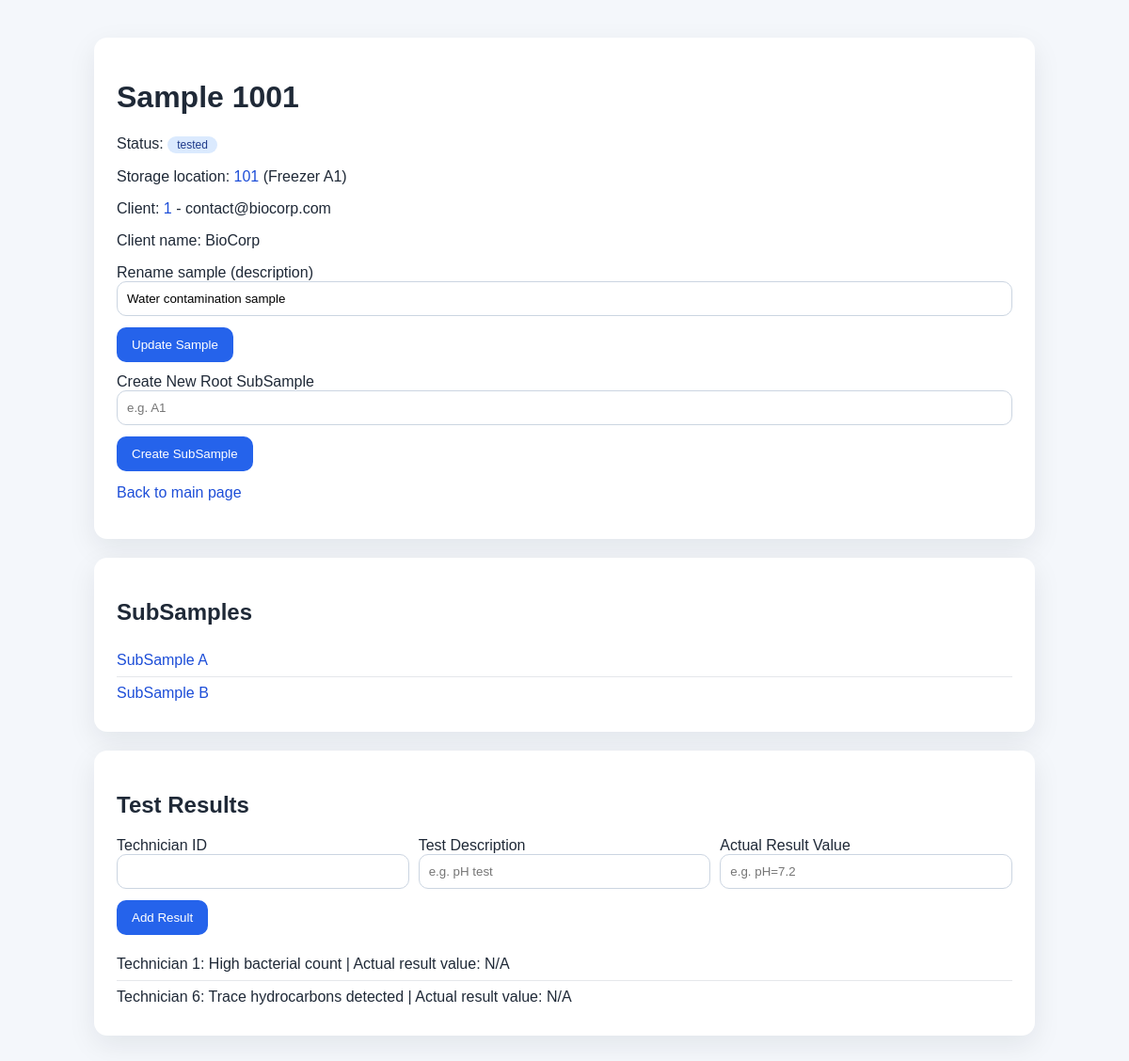
The app's page /sample/1001 with its own data.
### tables this page shows
CREATE TABLE Sample (
	sampleID INT NOT NULL,
	description VARCHAR(300),
	dateReceived VARCHAR(50),
	cID INT NOT NULL,
	sID INT,
	PRIMARY KEY (sampleID),
	FOREIGN KEY (cID) REFERENCES Client (clientID),
	FOREIGN KEY (sID) REFERENCES StorageLocation (storageID)
);

CREATE TABLE StorageLocation (
	storageID INT NOT NULL,
	address VARCHAR(50),
	capacity INT,
	PRIMARY KEY (storageID)
);

CREATE TABLE Client (
	clientID INT NOT NULL,
	email VARCHAR(50),
	PRIMARY KEY (clientID)
);

CREATE TABLE Company (
	cID INT NOT NULL,
	name VARCHAR(50),
	PRIMARY KEY (cID),
	FOREIGN KEY (cID) REFERENCES Client (clientID)
);

CREATE TABLE SubSample (
	subSampleID CHAR NOT NULL,
	sampleID INT NOT NULL, parentSubSampleID CHAR,
	PRIMARY KEY (subSampleID, sampleID),
	FOREIGN KEY (sampleID) REFERENCES Sample (sampleID)
);

CREATE TABLE TestResults (
	tID INT NOT NULL,
	sID INT NOT NULL,
	results VARCHAR(100) NOT NULL, actualResult VARCHAR(100),
	PRIMARY KEY (tID, sID, results),
	FOREIGN KEY (tID) REFERENCES ConductsTestOn (tID),
	FOREIGN KEY (sID) REFERENCES ConductsTestOn (sampleID)
);

### flaskMain.py (the view, shortened to what this page needs)
@app.route("/sample/<int:sample_id>", methods=["GET", "POST"])
def sample_detail(sample_id):
    ensure_schema_updates()
    error = None
    action_message = None
    _, sample_rows = run_parameterized_select(
        "SELECT s.sampleID, s.description, s.dateReceived, s.cID AS clientID, s.sID AS storageID, c.email, "
        "co.name AS companyName, i.firstName, i.lastName, sl.address AS storageAddress "
        "FROM Sample s "
        "JOIN Client c ON c.clientID = s.cID "
        "LEFT JOIN Company co ON co.cID = c.clientID "
        "LEFT JOIN Individual i ON i.cID = c.clientID "
        "LEFT JOIN StorageLocation sl ON sl.storageID = s.sID "
        "WHERE s.sampleID = ?",
        (sample_id,),
    )
    if not sample_rows:
        return "Sample not found.", 404
    sample = sample_rows[0]
    _, result_rows = run_parameterized_select(
        "SELECT tr.tID, tr.results, tr.actualResult "
        "FROM TestResults tr WHERE tr.sID = ? ORDER BY tr.tID",
        (sample_id,),
    )
    tested = len(result_rows) > 0
    subsamples = get_subsample_hierarchy(sample_id)
    return render_template(
        "sample_detail.html",
        sample=sample,
        tested=tested,
        result_rows=result_rows,
        subsamples=subsamples,
        error=error,
        action_message=action_message,
    )

### flaskMain.py (called while the page is built, shortened)
def dict_factory(cursor, row):
    d = {}
    for idx, col in enumerate(cursor.description):
        d[col[0]] = row[idx]
    return d

def get_connection():
    conn = sqlite3.connect('samples.db')
    conn.execute("PRAGMA foreign_keys = ON")
    return conn

def ensure_schema_updates():
    global SCHEMA_INITIALIZED
    if SCHEMA_INITIALIZED:
        return

def run_parameterized_select(query, params=()):
    ensure_schema_updates()
    conn = get_connection()
    conn.row_factory = dict_factory
    try:
        cursor = conn.cursor()
        cursor.execute(query, params)
        results = cursor.fetchall()
        columns = [column[0] for column in cursor.description] if cursor.description else []
        return columns, results
    finally:
        conn.close()

### templates/sample_detail.html (shortened to what this page needs)
<!DOCTYPE html>
<html lang="en">
<head>
</head>
<body>
    <div class="page">
        <div class="card">
            <h1>Sample {{ sample.sampleID }}</h1>
            <p>Status: <span class="badge">{% if tested %}tested{% else %}untested{% endif %}</span></p>
            <p>Storage location: <a href="/storage-location/{{ sample.storageID }}">{{ sample.storageID }}</a> ({{ sample.storageAddress or 'N/A' }})</p>
            <p>Client: <a href="/client/{{ sample.clientID }}">{{ sample.clientID }}</a> - {{ sample.email }}</p>
            <p>Client name: {{ sample.companyName if sample.companyName else (sample.firstName ~ ' ' ~ sample.lastName) }}</p>
            <form method="post">
                <div class="grid">
                    <div>
                        <label for="description">Rename sample (description)</label>
                        <input id="description" name="description" value="{{ sample.description }}" required>
                    </div>
                </div>
                <button type="submit" style="margin-top: 12px;">Update Sample</button>
            </form>
            <form method="post" style="margin-top: 12px;">
                <div class="grid">
                    <div>
                        <label for="new_subsample_id">Create New Root SubSample</label>
                        <input id="new_subsample_id" name="new_subsample_id" placeholder="e.g. A1" required>
                    </div>
                </div>
                <button type="submit" style="margin-top: 12px;">Create SubSample</button>
            </form>
            <p style="margin-top: 14px;"><a href="/">Back to main page</a></p>
        </div>
        <div class="card">
            <h2>SubSamples</h2>
            {% for subsample in subsamples %}
                <div class="list-item">
                    <a href="/subsample/{{ subsample.subSampleID }}/{{ subsample.sampleID }}">SubSample {{ subsample.subSampleID }}</a>
                </div>
            {% else %}
                <p>No subsamples.</p>
            {% endfor %}
        </div>
        <div class="card">
            <h2>Test Results</h2>
            <form method="post" style="margin-bottom: 14px;">
                <div class="grid">
                    <div>
                        <label for="result_tid">Technician ID</label>
                        <input id="result_tid" name="result_tid" required>
                    </div>
                    <div>
                        <label for="result_description">Test Description</label>
                        <input id="result_description" name="result_description" placeholder="e.g. pH test" required>
                    </div>
                    <div>
                        <label for="result_value">Actual Result Value</label>
                        <input id="result_value" name="result_value" placeholder="e.g. pH=7.2">
                    </div>
                </div>
                <button type="submit" style="margin-top: 12px;">Add Result</button>
            </form>
            {% for result in result_rows %}
                <div class="list-item">Technician {{ result.tID }}: {{ result.results }} | Actual result value: {{ result.actualResult or 'N/A' }}</div>
            {% else %}
                <p>No test results recorded.</p>
            {% endfor %}
        </div>
    </div>
</body>
</html>

### templates/sample_detail.html (style rules this page uses)
body { font-family: Arial, Helvetica, sans-serif; margin: 0; background: #f4f7fb; color: #1f2937; }
.page { max-width: 1000px; margin: 40px auto; padding: 0 20px; }
.card { background: #fff; border-radius: 14px; padding: 24px; box-shadow: 0 10px 30px rgba(15, 23, 42, 0.08); margin-bottom: 20px; }
.grid { display: grid; grid-template-columns: repeat(auto-fit, minmax(240px, 1fr)); gap: 10px; }
input { width: 100%; padding: 10px; border: 1px solid #cbd5e1; border-radius: 10px; box-sizing: border-box; }
button { background: #2563eb; color: #fff; border: none; border-radius: 10px; padding: 11px 16px; cursor: pointer; }
.badge { display: inline-block; background: #dbeafe; color: #1e3a8a; border-radius: 999px; padding: 2px 10px; font-size: 12px; }
.list-item { padding: 8px 0; border-bottom: 1px solid #e5e7eb; }
.list-item:last-child { border-bottom: none; }
a { color: #1d4ed8; text-decoration: none; }

### records on screen
Sample: sampleID "1001", storageID "101", clientID "1", description "Water contamination sample"
StorageLocation: address "Freezer A1"
Client: email "contact@biocorp.com"
Company: name "BioCorp"
SubSample: subSampleID "A"
SubSample: subSampleID "B"
TestResults: tID "1", results "High bacterial count", actualResult "N/A"
TestResults: tID "6", results "Trace hydrocarbons detected", actualResult "N/A"
